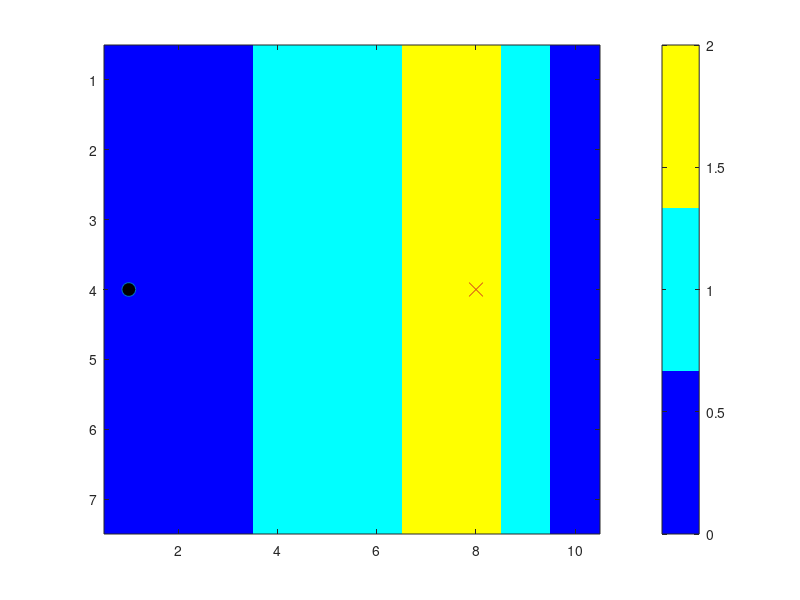

MATLAB code to generate this figure: (Note: this script raises an error after producing the figure.)
%close all;
%clear all;

algorithm = 'q-learning';

%%
%defining the gridword and wind characteriascs
rowsNumber = 7;
columnsNumber = 10;

wind = [0 0 0 1 1 1 2 2 1 0];

%%
%defining the inicial and the terminal states
inicialState = [4 1];
terminalState = [4 8];

%plotting the gridword with wind interference
W = repmat( wind, [rowsNumber,1] ); 
figure;
imagesc(1:columnsNumber, 1:rowsNumber, W);
colormap(jet(length(unique(wind'))));
colorbar;
hold on;
plot(inicialState(2), inicialState(1), 'o', 'MarkerSize', 10, 'MarkerFaceColor', 'k');
plot(terminalState(2), terminalState(1), 'x', 'MarkerSize', 10, 'MarkerFaceColor', 'k');

%%
%defining the maximum number of EPISODEs
MAX_EPISODE = 10e3;

%defining the constant step-size parameter
alpha = 0.1;

%%
%choosing the learning algorithm
if(strcmp(algorithm,'sarsa')) 
    %applying Sarsa algorithm
    [Q, ets, numberOfStaps4Episode, actions10e3] = sarsa_algorithm(alpha, rowsNumber, columnsNumber, inicialState, terminalState, wind, MAX_EPISODE);
else
    if(strcmp(algorithm,'q-learning'))
        %aplying Q-learning algorithm
        [Q, ets, numberOfStaps4Episode, actions10e3] = q_learning_algorithm(alpha, rowsNumber, columnsNumber, inicialState, terminalState, wind, MAX_EPISODE);
    end
end
%%
pol_pi = zeros(rowsNumber, columnsNumber);
V = zeros(rowsNumber,columnsNumber); 
for row = 1:rowsNumber
  for column = 1:columnsNumber
    as = sub2ind([rowsNumber, columnsNumber], row, column); 
    [V(row,column),pol_pi(row,column)] = max(Q(as,:)); 
  end
end

plot_policy_in_gridworld(pol_pi, rowsNumber, columnsNumber, inicialState, terminalState, wind);
title( 'policy (1=>up,2=>down,3=>right,4=>left,5=>NW,6=>NE,7=>SE,8=>SW)' ); 
sprintf('wgw_w_kings_policy_nE_%d',MAX_EPISODE);

figure; imagesc( V ); colorbar; 
title( 'state value function' ); 
sprintf('wgw_w_kings_state_value_fn_nE_%d',MAX_EPISODE);

figure; plot( 1:length(ets), ets, '-x' ); wgw_w_kings_ets = ets;